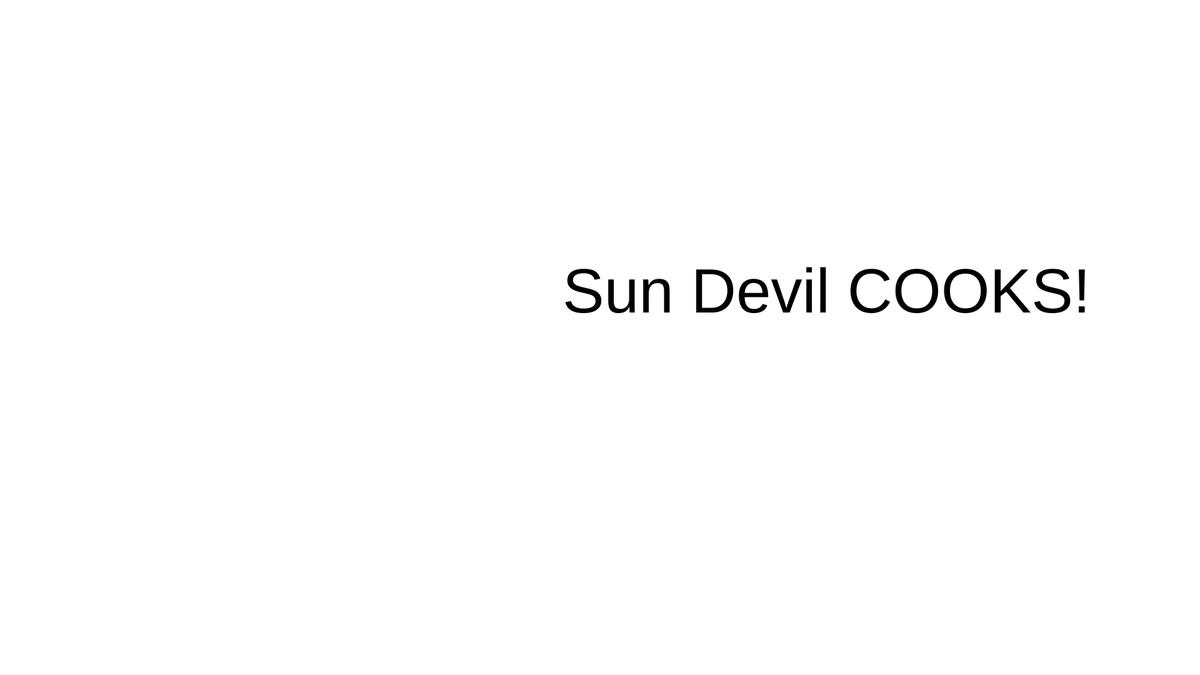
Frame 1 (no input)
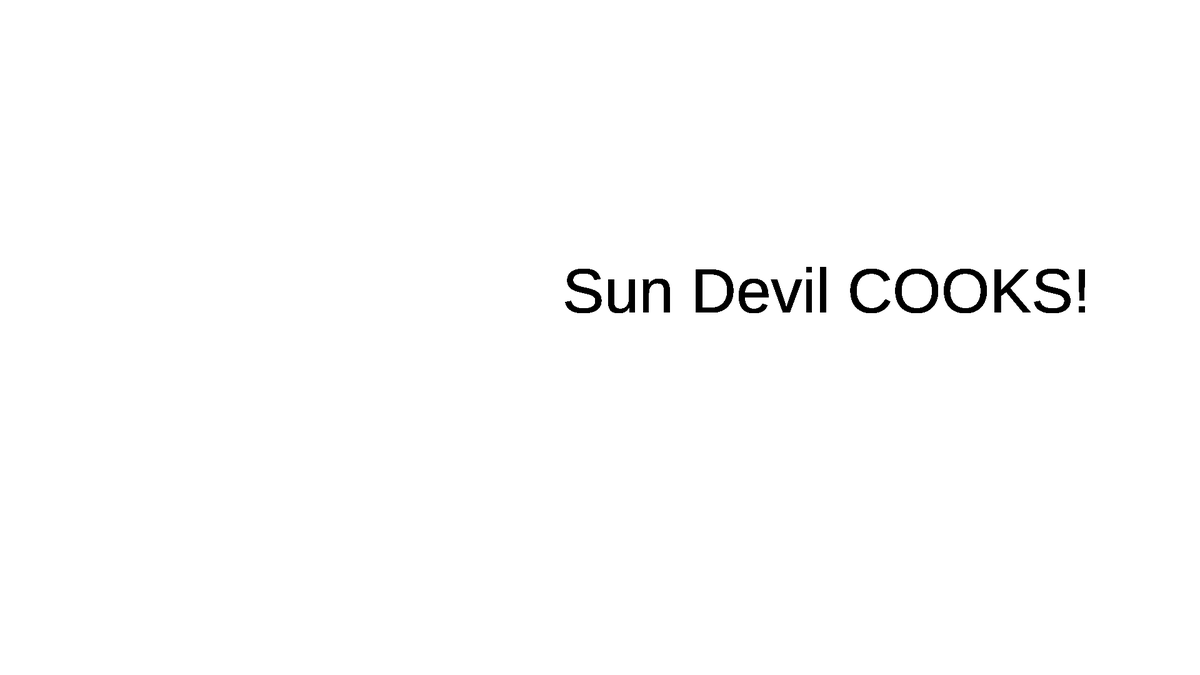
Frame 60 (no input)
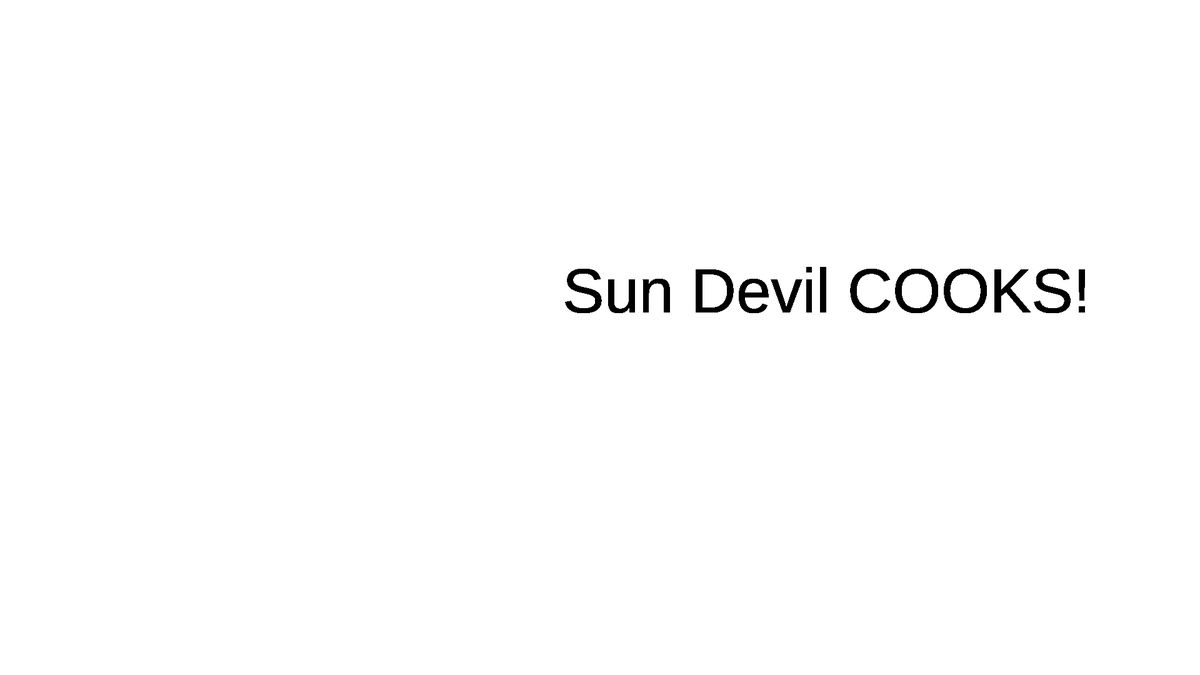
Frame 120 (the mouse pressed at the canvas centre since frame 60)

The p5.js sketch that drew these frames (run headless with seeded random() and noise() and a simulated clock; from frame 60 on, the mouse is pressed at the canvas centre):

// p5.js sketch
// ── sketch.js
function setup() {
  createCanvas(1920, 1080);
}

function draw() {
 // background();
  textSize(100);
  text("Sun Devil COOKS!",900,500);
  
}
